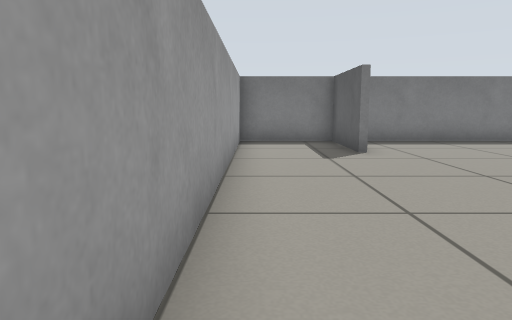
[1] (above)

12 first-person views from a walk through a world built for the Gazebo simulator. The camera is 0.51 m above the floor, tilts 8° down and sees 70° across. The lines on the ground mark 1 m squares. The floor is counted in squares, 0.5 m on a side. Each view is taken from the middle of a square. On the plan, view 1 faces up. The plan holds only what a view shows up to about 13 squares ahead; the rest is blank. The robots in the file are not drawn.

[2]
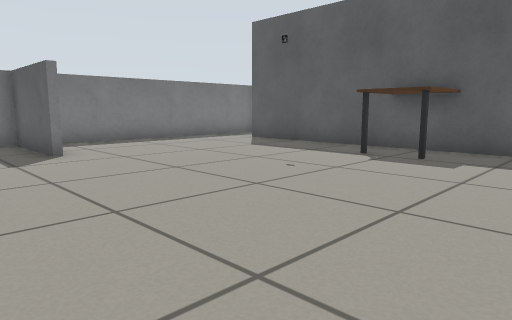

[3]
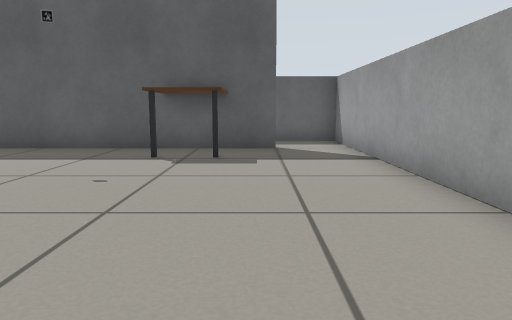

[4]
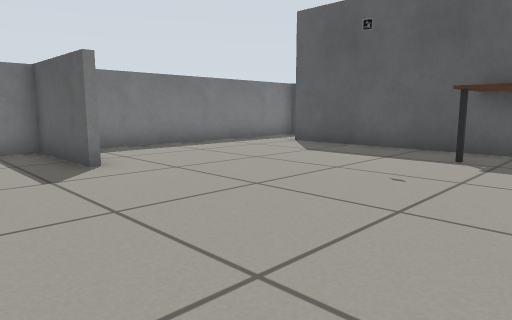

[5]
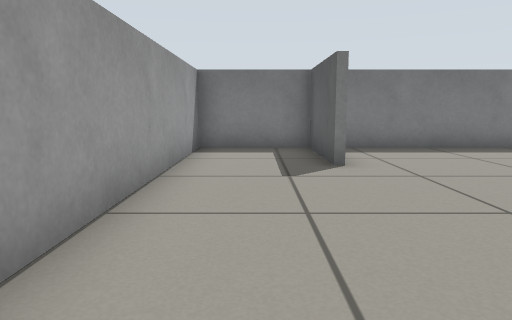

[6]
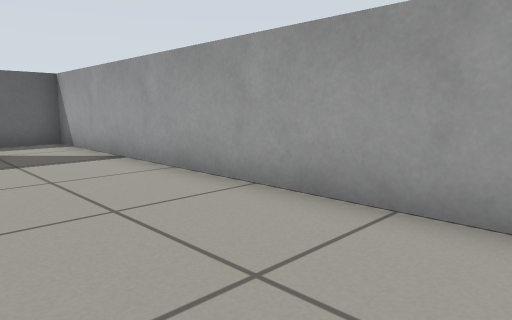

[7]
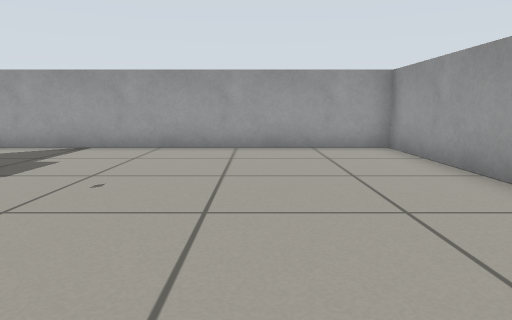

[8]
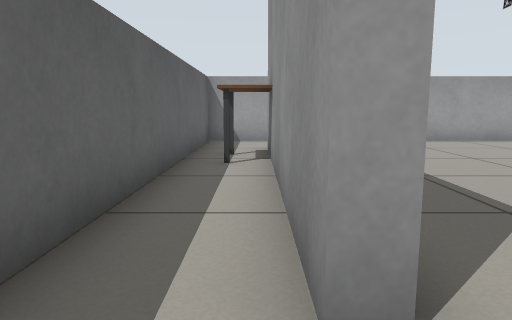

[9]
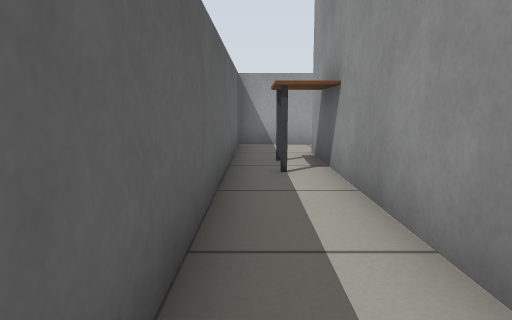

[10]
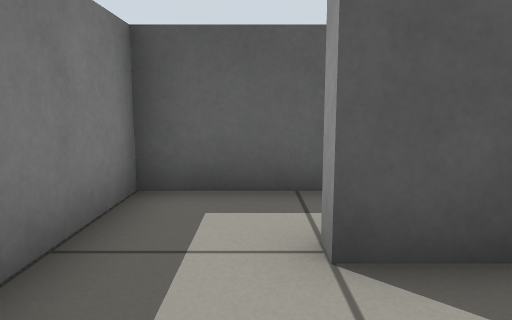

[11]
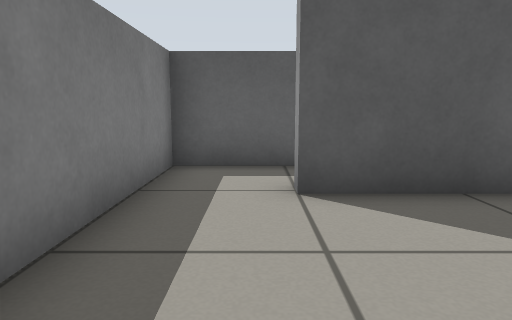

[12]
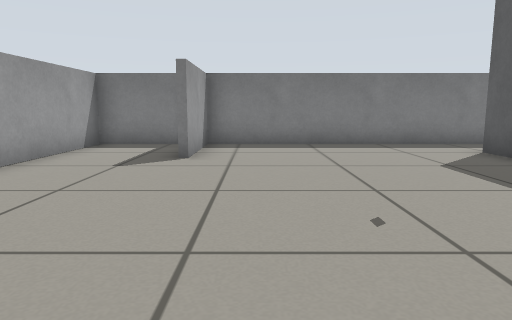

### Floor plan
Ten units are one square. View 1 is at (0, 0); x grows to the right and y downward. Boxes are objects, and circles mark ways between rooms. Rooms are numbered by the first view taken in them; rooms with no view inside come last. Other rooms are left out.
<svg viewBox="-10 -120 130 130">
<path fill="none" stroke="#000" d="M24 -84 24 -115M94 -27 75 -27 75 -44M97 -25 97 -15M93 -15 93 -95M26 -115 26 -85M85 -115 -5 -115 -5 5 115 5 115 -25M93 -95 97 -95 97 -25M96 -43 108 -43M115 -25 115 -115 85 -115"/>
<circle cx="110" cy="-30" r="3" fill="#2a7"/>
<circle cx="90" cy="-105" r="3" fill="#2a7"/>
<text x="40" y="-50">1</text>
<text x="100" y="-80">2</text>
</svg>
Room 1 opens to room 2.

Where each view was taken, in squares from view 1:
view 1: 0 up, 0 right, facing up
view 2: 0 up, 0 right, facing up-right
view 3: 2 up, 0 right, facing right
view 4: 2 up, 0 right, facing up-right
view 5: 2 up, 1 right, facing up
view 6: 3 up, 0 right, facing down-right
view 7: 9 up, 3 right, facing down
view 8: 11 up, 10 right, facing down
view 9: 10 up, 11 right, facing down
view 10: 10 up, 7 right, facing right
view 11: 10 up, 5 right, facing right
view 12: 1 up, 4 right, facing up
